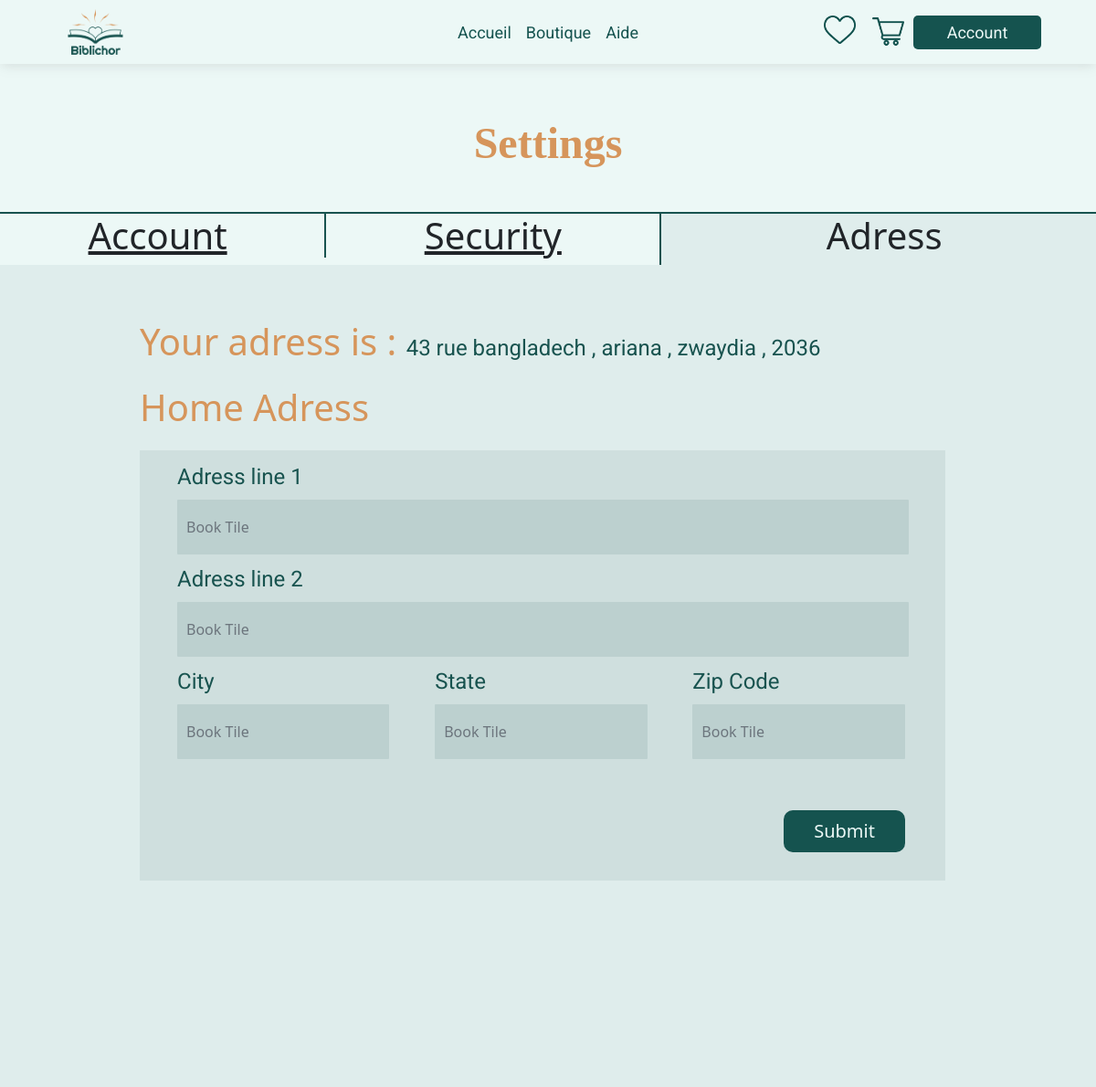
/accounts/edit_profile/adress (signed in), run on the app's committed database.
### accounts/models.py (models this page shows, shortened)
class UserProfile(models.Model):
	user  = models.OneToOneField(Account,on_delete=models.CASCADE)
	address_line_1=models.CharField(max_length=100,blank=False)
	address_line_2=models.CharField(max_length=100)
	profile_picture=models.ImageField(blank=True,upload_to='userprofile',default='userprofile/mainone.jfif')
	vilee=models.CharField(blank=False, max_length=20)
	etat=models.CharField(blank=False, max_length=20)
	codepostal=models.CharField(blank=False, max_length=20)
	phone_number = models.CharField(max_length=50,blank=True)
	description=models.CharField(blank=True,max_length=1500)
	instagram=models.CharField(blank=True,max_length=100)
	facebook=models.CharField(blank=True,max_length=100)
	whattpad=models.CharField(blank=True,max_length=100)
	goodreads=models.CharField(blank=True,max_length=100)
	REQUIRED_FIELDS=['address_line_1','vilee','etat']

### accounts/views.py (the view, shortened to what this page needs)
# urls.py: path('edit_profile/adress',views.edit_profile_adress,name='edit_profile_adress'),
def edit_profile_adress(request):
	user=Account.objects.get(username=request.user.username)
	profile=UserProfile.objects.get(user=user)
	return render(request ,'accounts/edit_profile_adress.html',{'profile':profile})

### carts/context_processors.py (called while the page is built)
def Cart_context (request):
	if request.user.is_authenticated:
		cart_items=CartItem.objects.filter(user=request.user)
		list_code=[]
		for x in cart_items:
			list_code.append(x.book.code_a_barre)
	else:
	    cart_items=False
	    list_code=[]
	return dict(cart_items=cart_items,list_code=list_code)

### templates/accounts/edit_profile_adress.html (shortened to what this page needs)
{% load static %}
<!DOCTYPE html>
<html lang="en">
	<head>
    <link rel="stylesheet" href="https://cdn.jsdelivr.net/npm/bootstrap@4.5.3/dist/css/bootstrap.min.css">
  <link href="https://stackpath.bootstrapcdn.com/font-awesome/4.7.0/css/font-awesome.min.css" rel="stylesheet">
		<link
			href="{% static 'assets/vendor/bootstrap/css/bootstrap.min.css' %}"
			rel="stylesheet"
		/>
		<link
			href="{% static 'assets/vendor/bootstrap-icons/bootstrap-icons.css' %}"
			rel="stylesheet"
		/>
		<link href="{% static 'assets/css/listing.css' %}" rel="stylesheet" />
	</head>
	<body style="background:#ECF8F6;">
{% include 'includes/navbar.html' %}
	<div style="text-align:center; margin-top: 5%;">
		<p style="font-family: Garamond;
font-size: 48px;
font-weight: 700;
line-height: 54px;
letter-spacing: 0em;
text-align: center;
color: #D6955B;
"> Settings</p>
	</div>
<div class="row" style="margin-top:4%">
	<a href="{% url 'edit_profile_account' %}" style="
    width: 30%;
    padding: 0;
    color: #212529;
">
	<div class="col notact"  id="claccount">
<h1> Account</h1>
	</div>
</a>
	<a href="{% url 'edit_profile_security' %}" style="
    width: 30%;
    padding: 0;
    color: #212529;
">
	<div class="col notact"  id="clsecurity">
		<h1> Security</h1>
			</div>
		</a>
			<div class="col act"  id="cladress">
				<h1> Adress</h1>
					</div>
</div>
		<div id="editadr" class="container-fluid" style="display: ;padding-top: 5%;
		background: #dfedec;height: 900px;
	">
    <h1 style="margin-left:12% ;color: #D6955B;margin-bottom: 2%;"> Your adress is  : <span style="font-family: Roboto;
font-size: 24px;
font-weight: 400;
line-height: 34px;
letter-spacing: 0em;
text-align: left;
color: #18534F;
">  {{ profile.address_line_1 }}    ,{%  if  profile.address_line_2   != ''  %} {{ profile.address_line_2 }}   , {% endif %} {{ profile.etat }} ,  {{  profile.vilee  }} ,   {{ profile.codepostal }} </span> </h1>
	 <h1 style="margin-left:12% ;color: #D6955B;margin-bottom: 2%;"> Home Adress </h1>
<form action="{% url 'edit_profile_adress' %}" method="POST"  style="display:contents;" enctype="multipart/form-data" >
		<div class="row" style="
		margin-left: 12%;
		width: 75%;padding: 1%;
		margin-right: 5%;
		background: #cfdfde;
	">
			<div class="q1" style="
    margin-left: 2%;" >
				<div class="details">
					<h1 style="font-family: Roboto;
font-size: 24px;
font-weight: 400;
line-height: 34px;
letter-spacing: 0em;
text-align: left;
color: #18534F;
">Adress line 1</h1>
				</div>
				<div class="input">
				<input  name="adress1" style="margin-left:0;height: 60px;width: 96%;" type="text" id="text-input" class="form-control" placeholder="Book Tile">
				</div>
			</div>
			<div class="q1"style="
    margin-left: 2%;" >
				<div class="details">
					<h1 style="font-family: Roboto;
font-size: 24px;
font-weight: 400;
line-height: 34px;
letter-spacing: 0em;
text-align: left;
color: #18534F;
">Adress line 2</h1>
				</div>
				<div class="input">
					<input name="adress2" style="margin-left:0;height: 60px;width: 96%;" type="text" id="text-input" class="form-control" placeholder="Book Tile">
				</div>
			</div>
			<div class="row" style="
    margin-left: 2%;padding-left:0 ;" >
	<div class="col">
		<div class="q1">
			<div class="details">
				<h1 style="font-family: Roboto;
font-size: 24px;
font-weight: 400;
line-height: 34px;
letter-spacing: 0em;
text-align: left;
color: #18534F;
">City</h1>
			</div>
			<div class="input">
				<input name="city" style="margin-left:0;height: 60px;width: 90%;" type="text" id="text-input" class="form-control" placeholder="Book Tile">
			</div>
		</div>
	</div>
	<div class="col">
		<div class="q1">
			<div class="details">
				<h1 style="font-family: Roboto;
font-size: 24px;
font-weight: 400;
line-height: 34px;
letter-spacing: 0em;
text-align: left;
color: #18534F;
">State</h1>
			</div>
			<div class="input">
				<input name="state" style="margin-left:0;height: 60px;width: 90%;" type="text" id="text-input" class="form-control" placeholder="Book Tile">
			</div>
		</div>
	</div>
	<div class="col">
		<div class="q1">
			<div class="details">
				<h1  style="font-family: Roboto;
font-size: 24px;
font-weight: 400;
line-height: 34px;
letter-spacing: 0em;
text-align: left;
color: #18534F;
">Zip Code</h1>
			</div>
			<div class="input">
				<input  name="zipecode" style="margin-left:0;height: 60px;width: 90%;"type="text" id="text-input" class="form-control" placeholder="Book Tile">
			</div>
		</div>
	</div>
			</div>
	<div style="text-align:right;margin-top: 3%;">
<button type="Submit" id="btnhome" class="btn btn-light btn-lg" style="
			  margin: 20px;
			  background: #15534f;
			  width: 16%;
			  border-radius: 10px;
			  color: #ecf8f6;
			  border: 0;
			 ">
Submit
            </button>
	</div>
		</div>
	</div>
	</body>
</html>

### Biblichor/static/assets/css/listing.css (style rules this page uses)
.q1 .input #text-input { border: none !important; color: #18534fc1; background-color: #18534F1A; border-radius: 1px; width: 100%; padding: 10px; margin-left: 35px; }
.q1 .input { margin-bottom:10px; color: #18534F90; }

### templates/accounts/edit_profile_adress.html (style rules this page uses)
*, *:before, *:after { -webkit-box-sizing: border-box; -moz-box-sizing: border-box; box-sizing: border-box; margin: 0; padding: 0; }
.act { text-align: center; background: #dfedec; border-top: 2px solid #18534F; border-left:2px solid #18534F ; }
.notact { border-top: 2px solid #18534F; border-left:2px solid #18534F ; text-align: center; background: #ECF8F6 ; }

### data on the page
UserProfile: address_line_1 "43 rue bangladech", etat "ariana", vilee "zwaydia", codepostal "2036"
